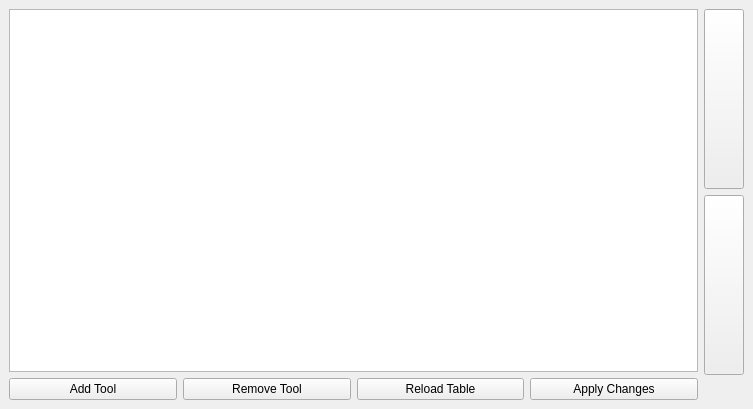
<?xml version="1.0" encoding="UTF-8"?>
<ui version="4.0">
 <class>Form</class>
 <widget class="VCPMainWindow" name="Form">
  <property name="geometry">
   <rect>
    <x>0</x>
    <y>0</y>
    <width>753</width>
    <height>409</height>
   </rect>
  </property>
  <property name="windowTitle">
   <string>Form</string>
  </property>
  <widget class="QWidget" name="centralwidget">
   <layout class="QHBoxLayout" name="horizontalLayout_2">
    <item>
     <layout class="QVBoxLayout" name="verticalLayout">
      <item>
       <widget class="ToolTable" name="tooltable"/>
      </item>
      <item>
       <layout class="QHBoxLayout" name="horizontalLayout">
        <item>
         <widget class="QPushButton" name="pushButton">
          <property name="text">
           <string>Add Tool</string>
          </property>
         </widget>
        </item>
        <item>
         <widget class="QPushButton" name="pushButton_2">
          <property name="text">
           <string>Remove Tool</string>
          </property>
         </widget>
        </item>
        <item>
         <widget class="QPushButton" name="pushButton_3">
          <property name="text">
           <string>Reload Table</string>
          </property>
         </widget>
        </item>
        <item>
         <widget class="QPushButton" name="pushButton_4">
          <property name="text">
           <string>Apply Changes</string>
          </property>
         </widget>
        </item>
       </layout>
      </item>
     </layout>
    </item>
    <item>
     <layout class="QVBoxLayout" name="verticalLayout_2">
      <item>
       <widget class="QPushButton" name="pushButton_6">
        <property name="sizePolicy">
         <sizepolicy hsizetype="Fixed" vsizetype="Expanding">
          <horstretch>0</horstretch>
          <verstretch>0</verstretch>
         </sizepolicy>
        </property>
        <property name="text">
         <string/>
        </property>
        <property name="icon">
         <iconset theme="up">
          <normaloff>.</normaloff>.</iconset>
        </property>
       </widget>
      </item>
      <item>
       <widget class="QPushButton" name="pushButton_5">
        <property name="sizePolicy">
         <sizepolicy hsizetype="Fixed" vsizetype="Expanding">
          <horstretch>0</horstretch>
          <verstretch>0</verstretch>
         </sizepolicy>
        </property>
        <property name="text">
         <string/>
        </property>
        <property name="icon">
         <iconset theme="down">
          <normaloff>.</normaloff>.</iconset>
        </property>
       </widget>
      </item>
      <item>
       <spacer name="verticalSpacer">
        <property name="orientation">
         <enum>Qt::Vertical</enum>
        </property>
        <property name="sizeType">
         <enum>QSizePolicy::Fixed</enum>
        </property>
        <property name="sizeHint" stdset="0">
         <size>
          <width>20</width>
          <height>25</height>
         </size>
        </property>
       </spacer>
      </item>
     </layout>
    </item>
   </layout>
  </widget>
 </widget>
 <layoutdefault spacing="6" margin="9"/>
 <customwidgets>
  <customwidget>
   <class>ToolTable</class>
   <extends>QTableView</extends>
   <header>qtpyvcp.widgets.input_widgets.tool_table</header>
  </customwidget>
  <customwidget>
   <class>VCPMainWindow</class>
   <extends>QMainWindow</extends>
   <header>qtpyvcp.widgets.form_widgets.main_window</header>
   <container>1</container>
  </customwidget>
 </customwidgets>
 <resources/>
 <connections>
  <connection>
   <sender>pushButton</sender>
   <signal>clicked()</signal>
   <receiver>tooltable</receiver>
   <slot>addTool()</slot>
   <hints>
    <hint type="sourcelabel">
     <x>95</x>
     <y>377</y>
    </hint>
    <hint type="destinationlabel">
     <x>92</x>
     <y>312</y>
    </hint>
   </hints>
  </connection>
  <connection>
   <sender>pushButton_2</sender>
   <signal>clicked()</signal>
   <receiver>tooltable</receiver>
   <slot>deleteSelectedTool()</slot>
   <hints>
    <hint type="sourcelabel">
     <x>287</x>
     <y>380</y>
    </hint>
    <hint type="destinationlabel">
     <x>288</x>
     <y>309</y>
    </hint>
   </hints>
  </connection>
  <connection>
   <sender>pushButton_3</sender>
   <signal>clicked()</signal>
   <receiver>tooltable</receiver>
   <slot>loadToolTable()</slot>
   <hints>
    <hint type="sourcelabel">
     <x>443</x>
     <y>383</y>
    </hint>
    <hint type="destinationlabel">
     <x>405</x>
     <y>259</y>
    </hint>
   </hints>
  </connection>
  <connection>
   <sender>pushButton_4</sender>
   <signal>clicked()</signal>
   <receiver>tooltable</receiver>
   <slot>saveToolTable()</slot>
   <hints>
    <hint type="sourcelabel">
     <x>578</x>
     <y>381</y>
    </hint>
    <hint type="destinationlabel">
     <x>573</x>
     <y>317</y>
    </hint>
   </hints>
  </connection>
  <connection>
   <sender>pushButton_6</sender>
   <signal>clicked()</signal>
   <receiver>tooltable</receiver>
   <slot>selectPrevious()</slot>
   <hints>
    <hint type="sourcelabel">
     <x>680</x>
     <y>111</y>
    </hint>
    <hint type="destinationlabel">
     <x>598</x>
     <y>107</y>
    </hint>
   </hints>
  </connection>
  <connection>
   <sender>pushButton_5</sender>
   <signal>clicked()</signal>
   <receiver>tooltable</receiver>
   <slot>selectNext()</slot>
   <hints>
    <hint type="sourcelabel">
     <x>694</x>
     <y>317</y>
    </hint>
    <hint type="destinationlabel">
     <x>627</x>
     <y>316</y>
    </hint>
   </hints>
  </connection>
 </connections>
</ui>
